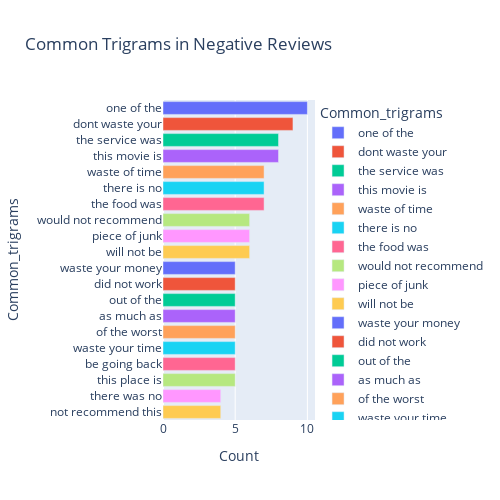

The code cell stored with this chart in its notebook:
### Code cell
#Get the most common trigrams in negative reviews
most_common_trigrams =  get_top_text_ngrams(train_df[train_df['is_positive_sentiment'] == 0]['text'], 20, 3)
most_common_trigrams = dict(most_common_trigrams)

# Create a DataFrame to store the common trigrams
temp = pd.DataFrame(columns=["Common_trigrams", 'Count'])
temp["Common_trigrams"] = list(most_common_trigrams.keys())
temp["Count"] = list(most_common_trigrams.values())

# Create a bar plot using Plotly Express
fig = px.bar(temp, x="Count", y="Common_trigrams", title='Common Trigrams in Negative Reviews',
             orientation='h', width=500, height=500, color='Common_trigrams')

fig.show()

### Figure 1 — Plotly figure (JSON) as saved in the notebook; plotly's stock layout.template omitted (floating-point values rounded to 4 significant figures)
{"data": [{"alignmentgroup": "True", "hovertemplate": "Common_trigrams=%{y}<br>Count=%{x}<extra></extra>", "legendgroup": "one of the", "marker": {"color": "#636efa", "pattern": {"shape": ""}}, "name": "one of the", "offsetgroup": "one of the", "orientation": "h", "showlegend": true, "textposition": "auto", "type": "bar", "x": [10], "xaxis": "x", "y": ["one of the"], "yaxis": "y"}, {"alignmentgroup": "True", "hovertemplate": "Common_trigrams=%{y}<br>Count=%{x}<extra></extra>", "legendgroup": "dont waste your", "marker": {"color": "#EF553B", "pattern": {"shape": ""}}, "name": "dont waste your", "offsetgroup": "dont waste your", "orientation": "h", "showlegend": true, "textposition": "auto", "type": "bar", "x": [9], "xaxis": "x", "y": ["dont waste your"], "yaxis": "y"}, {"alignmentgroup": "True", "hovertemplate": "Common_trigrams=%{y}<br>Count=%{x}<extra></extra>", "legendgroup": "the service was", "marker": {"color": "#00cc96", "pattern": {"shape": ""}}, "name": "the service was", "offsetgroup": "the service was", "orientation": "h", "showlegend": true, "textposition": "auto", "type": "bar", "x": [8], "xaxis": "x", "y": ["the service was"], "yaxis": "y"}, {"alignmentgroup": "True", "hovertemplate": "Common_trigrams=%{y}<br>Count=%{x}<extra></extra>", "legendgroup": "this movie is", "marker": {"color": "#ab63fa", "pattern": {"shape": ""}}, "name": "this movie is", "offsetgroup": "this movie is", "orientation": "h", "showlegend": true, "textposition": "auto", "type": "bar", "x": [8], "xaxis": "x", "y": ["this movie is"], "yaxis": "y"}, {"alignmentgroup": "True", "hovertemplate": "Common_trigrams=%{y}<br>Count=%{x}<extra></extra>", "legendgroup": "waste of time", "marker": {"color": "#FFA15A", "pattern": {"shape": ""}}, "name": "waste of time", "offsetgroup": "waste of time", "orientation": "h", "showlegend": true, "textposition": "auto", "type": "bar", "x": [7], "xaxis": "x", "y": ["waste of time"], "yaxis": "y"}, {"alignmentgroup": "True", "hovertemplate": "Common_trigrams=%{y}<br>Count=%{x}<extra></extra>", "legendgroup": "there is no", "marker": {"color": "#19d3f3", "pattern": {"shape": ""}}, "name": "there is no", "offsetgroup": "there is no", "orientation": "h", "showlegend": true, "textposition": "auto", "type": "bar", "x": [7], "xaxis": "x", "y": ["there is no"], "yaxis": "y"}, {"alignmentgroup": "True", "hovertemplate": "Common_trigrams=%{y}<br>Count=%{x}<extra></extra>", "legendgroup": "the food was", "marker": {"color": "#FF6692", "pattern": {"shape": ""}}, "name": "the food was", "offsetgroup": "the food was", "orientation": "h", "showlegend": true, "textposition": "auto", "type": "bar", "x": [7], "xaxis": "x", "y": ["the food was"], "yaxis": "y"}, {"alignmentgroup": "True", "hovertemplate": "Common_trigrams=%{y}<br>Count=%{x}<extra></extra>", "legendgroup": "would not recommend", "marker": {"color": "#B6E880", "pattern": {"shape": ""}}, "name": "would not recommend", "offsetgroup": "would not recommend", "orientation": "h", "showlegend": true, "textposition": "auto", "type": "bar", "x": [6], "xaxis": "x", "y": ["would not recommend"], "yaxis": "y"}, {"alignmentgroup": "True", "hovertemplate": "Common_trigrams=%{y}<br>Count=%{x}<extra></extra>", "legendgroup": "piece of junk", "marker": {"color": "#FF97FF", "pattern": {"shape": ""}}, "name": "piece of junk", "offsetgroup": "piece of junk", "orientation": "h", "showlegend": true, "textposition": "auto", "type": "bar", "x": [6], "xaxis": "x", "y": ["piece of junk"], "yaxis": "y"}, {"alignmentgroup": "True", "hovertemplate": "Common_trigrams=%{y}<br>Count=%{x}<extra></extra>", "legendgroup": "will not be", "marker": {"color": "#FECB52", "pattern": {"shape": ""}}, "name": "will not be", "offsetgroup": "will not be", "orientation": "h", "showlegend": true, "textposition": "auto", "type": "bar", "x": [6], "xaxis": "x", "y": ["will not be"], "yaxis": "y"}, {"alignmentgroup": "True", "hovertemplate": "Common_trigrams=%{y}<br>Count=%{x}<extra></extra>", "legendgroup": "waste your money", "marker": {"color": "#636efa", "pattern": {"shape": ""}}, "name": "waste your money", "offsetgroup": "waste your money", "orientation": "h", "showlegend": true, "textposition": "auto", "type": "bar", "x": [5], "xaxis": "x", "y": ["waste your money"], "yaxis": "y"}, {"alignmentgroup": "True", "hovertemplate": "Common_trigrams=%{y}<br>Count=%{x}<extra></extra>", "legendgroup": "did not work", "marker": {"color": "#EF553B", "pattern": {"shape": ""}}, "name": "did not work", "offsetgroup": "did not work", "orientation": "h", "showlegend": true, "textposition": "auto", "type": "bar", "x": [5], "xaxis": "x", "y": ["did not work"], "yaxis": "y"}, {"alignmentgroup": "True", "hovertemplate": "Common_trigrams=%{y}<br>Count=%{x}<extra></extra>", "legendgroup": "out of the", "marker": {"color": "#00cc96", "pattern": {"shape": ""}}, "name": "out of the", "offsetgroup": "out of the", "orientation": "h", "showlegend": true, "textposition": "auto", "type": "bar", "x": [5], "xaxis": "x", "y": ["out of the"], "yaxis": "y"}, {"alignmentgroup": "True", "hovertemplate": "Common_trigrams=%{y}<br>Count=%{x}<extra></extra>", "legendgroup": "as much as", "marker": {"color": "#ab63fa", "pattern": {"shape": ""}}, "name": "as much as", "offsetgroup": "as much as", "orientation": "h", "showlegend": true, "textposition": "auto", "type": "bar", "x": [5], "xaxis": "x", "y": ["as much as"], "yaxis": "y"}, {"alignmentgroup": "True", "hovertemplate": "Common_trigrams=%{y}<br>Count=%{x}<extra></extra>", "legendgroup": "of the worst", "marker": {"color": "#FFA15A", "pattern": {"shape": ""}}, "name": "of the worst", "offsetgroup": "of the worst", "orientation": "h", "showlegend": true, "textposition": "auto", "type": "bar", "x": [5], "xaxis": "x", "y": ["of the worst"], "yaxis": "y"}, {"alignmentgroup": "True", "hovertemplate": "Common_trigrams=%{y}<br>Count=%{x}<extra></extra>", "legendgroup": "waste your time", "marker": {"color": "#19d3f3", "pattern": {"shape": ""}}, "name": "waste your time", "offsetgroup": "waste your time", "orientation": "h", "showlegend": true, "textposition": "auto", "type": "bar", "x": [5], "xaxis": "x", "y": ["waste your time"], "yaxis": "y"}, {"alignmentgroup": "True", "hovertemplate": "Common_trigrams=%{y}<br>Count=%{x}<extra></extra>", "legendgroup": "be going back", "marker": {"color": "#FF6692", "pattern": {"shape": ""}}, "name": "be going back", "offsetgroup": "be going back", "orientation": "h", "showlegend": true, "textposition": "auto", "type": "bar", "x": [5], "xaxis": "x", "y": ["be going back"], "yaxis": "y"}, {"alignmentgroup": "True", "hovertemplate": "Common_trigrams=%{y}<br>Count=%{x}<extra></extra>", "legendgroup": "this place is", "marker": {"color": "#B6E880", "pattern": {"shape": ""}}, "name": "this place is", "offsetgroup": "this place is", "orientation": "h", "showlegend": true, "textposition": "auto", "type": "bar", "x": [5], "xaxis": "x", "y": ["this place is"], "yaxis": "y"}, {"alignmentgroup": "True", "hovertemplate": "Common_trigrams=%{y}<br>Count=%{x}<extra></extra>", "legendgroup": "there was no", "marker": {"color": "#FF97FF", "pattern": {"shape": ""}}, "name": "there was no", "offsetgroup": "there was no", "orientation": "h", "showlegend": true, "textposition": "auto", "type": "bar", "x": [4], "xaxis": "x", "y": ["there was no"], "yaxis": "y"}, {"alignmentgroup": "True", "hovertemplate": "Common_trigrams=%{y}<br>Count=%{x}<extra></extra>", "legendgroup": "not recommend this", "marker": {"color": "#FECB52", "pattern": {"shape": ""}}, "name": "not recommend this", "offsetgroup": "not recommend this", "orientation": "h", "showlegend": true, "textposition": "auto", "type": "bar", "x": [4], "xaxis": "x", "y": ["not recommend this"], "yaxis": "y"}], "layout": {"barmode": "relative", "height": 500, "legend": {"title": {"text": "Common_trigrams"}, "tracegroupgap": 0}, "title": {"text": "Common Trigrams in Negative Reviews"}, "width": 500, "xaxis": {"anchor": "y", "domain": [0, 1], "title": {"text": "Count"}}, "yaxis": {"anchor": "x", "categoryarray": ["not recommend this", "there was no", "this place is", "be going back", "waste your time", "of the worst", "as much as", "out of the", "did not work", "waste your money", "will not be", "piece of junk", "would not recommend", "the food was", "there is no", "waste of time", "this movie is", "the service was", "dont waste your", "one of the"], "categoryorder": "array", "domain": [0, 1], "title": {"text": "Common_trigrams"}}}}
